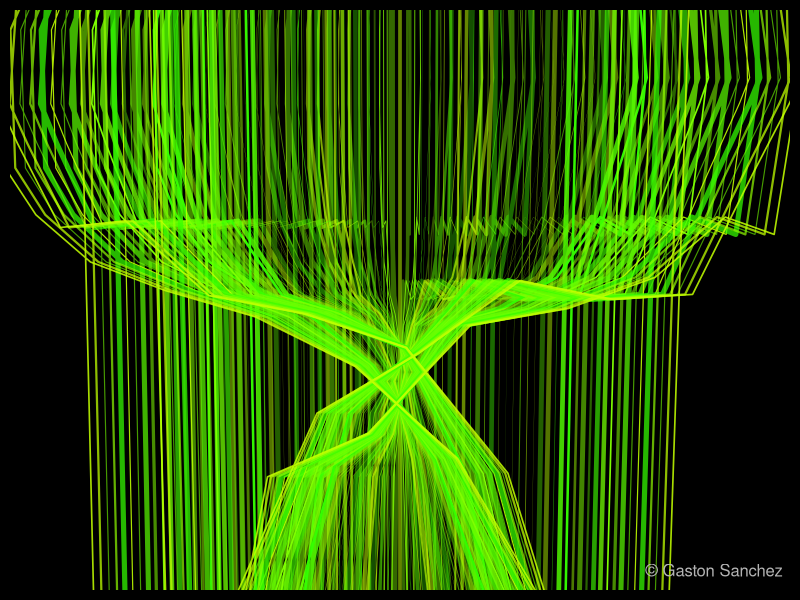

Source code (R):
# =============================================================
# Lemon Cords
# =============================================================
# generate x-y values
set.seed(1234)
theta <- seq(-2*pi, 2*pi, length = 50)
x <- sin(theta) + cos(theta)
y <- 1 / tan(theta) + runif(50)


png("lemon_cords.png", width = 700, height = 400)
# set graphical parameters
op <- par(bg = "black", mar = rep(0.5, 4))
# plot
plot(x, y, type = "n", xlim = c(-2, 2), ylim = c(-2, 2))
for (i in seq(0, pi/2, length = 40)) {
  lines(i*x, y, lwd = 5*runif(1),
        col = hsv(runif(1,0.2,0.3), 1, 1, runif(1,.3)))		
}
# signature
legend("bottomright", legend = "© Gaston Sanchez", bty = "n", 
       text.col = "gray70")
# reset par
par(op)
dev.off()
